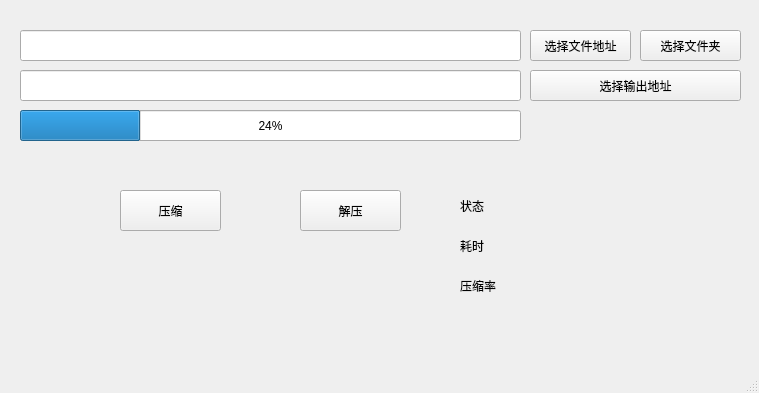
<?xml version="1.0" encoding="UTF-8"?>
<ui version="4.0">
 <class>MainWindow</class>
 <widget class="QMainWindow" name="MainWindow">
  <property name="geometry">
   <rect>
    <x>0</x>
    <y>0</y>
    <width>759</width>
    <height>393</height>
   </rect>
  </property>
  <property name="windowTitle">
   <string>MainWindow</string>
  </property>
  <widget class="QWidget" name="centralwidget">
   <widget class="QPushButton" name="selectFileBtn">
    <property name="geometry">
     <rect>
      <x>530</x>
      <y>30</y>
      <width>101</width>
      <height>31</height>
     </rect>
    </property>
    <property name="text">
     <string>选择文件地址</string>
    </property>
   </widget>
   <widget class="QProgressBar" name="progressBar">
    <property name="geometry">
     <rect>
      <x>20</x>
      <y>110</y>
      <width>501</width>
      <height>31</height>
     </rect>
    </property>
    <property name="value">
     <number>24</number>
    </property>
   </widget>
   <widget class="QLabel" name="statusLabel">
    <property name="geometry">
     <rect>
      <x>460</x>
      <y>190</y>
      <width>91</width>
      <height>31</height>
     </rect>
    </property>
    <property name="text">
     <string>状态</string>
    </property>
   </widget>
   <widget class="QLabel" name="timeLabel">
    <property name="geometry">
     <rect>
      <x>460</x>
      <y>230</y>
      <width>101</width>
      <height>31</height>
     </rect>
    </property>
    <property name="text">
     <string>耗时</string>
    </property>
   </widget>
   <widget class="QLabel" name="ratioLabel">
    <property name="geometry">
     <rect>
      <x>460</x>
      <y>270</y>
      <width>91</width>
      <height>31</height>
     </rect>
    </property>
    <property name="text">
     <string>压缩率</string>
    </property>
   </widget>
   <widget class="QPushButton" name="selectOutputBtn">
    <property name="geometry">
     <rect>
      <x>530</x>
      <y>70</y>
      <width>211</width>
      <height>31</height>
     </rect>
    </property>
    <property name="text">
     <string>选择输出地址</string>
    </property>
   </widget>
   <widget class="QPushButton" name="compressBtn">
    <property name="geometry">
     <rect>
      <x>120</x>
      <y>190</y>
      <width>101</width>
      <height>41</height>
     </rect>
    </property>
    <property name="text">
     <string>压缩</string>
    </property>
   </widget>
   <widget class="QPushButton" name="decompressBtn">
    <property name="geometry">
     <rect>
      <x>300</x>
      <y>190</y>
      <width>101</width>
      <height>41</height>
     </rect>
    </property>
    <property name="text">
     <string>解压</string>
    </property>
   </widget>
   <widget class="QLineEdit" name="filePathEdit">
    <property name="geometry">
     <rect>
      <x>20</x>
      <y>30</y>
      <width>501</width>
      <height>31</height>
     </rect>
    </property>
   </widget>
   <widget class="QLineEdit" name="outputPathEdit">
    <property name="geometry">
     <rect>
      <x>20</x>
      <y>70</y>
      <width>501</width>
      <height>31</height>
     </rect>
    </property>
   </widget>
   <widget class="QPushButton" name="selectDirBtn">
    <property name="geometry">
     <rect>
      <x>640</x>
      <y>30</y>
      <width>101</width>
      <height>31</height>
     </rect>
    </property>
    <property name="text">
     <string>选择文件夹</string>
    </property>
   </widget>
  </widget>
  <widget class="QMenuBar" name="menubar">
   <property name="geometry">
    <rect>
     <x>0</x>
     <y>0</y>
     <width>759</width>
     <height>17</height>
    </rect>
   </property>
  </widget>
  <widget class="QStatusBar" name="statusbar"/>
 </widget>
 <resources/>
 <connections/>
</ui>
